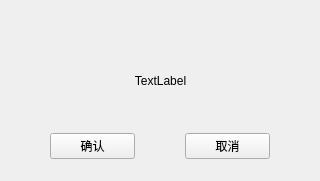
<?xml version="1.0" encoding="UTF-8"?>
<ui version="4.0">
 <class>InformMsgbox</class>
 <widget class="QWidget" name="InformMsgbox">
  <property name="geometry">
   <rect>
    <x>0</x>
    <y>0</y>
    <width>320</width>
    <height>181</height>
   </rect>
  </property>
  <property name="windowTitle">
   <string>Form</string>
  </property>
  <layout class="QVBoxLayout" name="verticalLayout_2">
   <property name="spacing">
    <number>0</number>
   </property>
   <property name="leftMargin">
    <number>0</number>
   </property>
   <property name="topMargin">
    <number>0</number>
   </property>
   <property name="rightMargin">
    <number>0</number>
   </property>
   <property name="bottomMargin">
    <number>0</number>
   </property>
   <item>
    <layout class="QVBoxLayout" name="verticalLayout" stretch="60,26,34,30,20">
     <item>
      <spacer name="verticalSpacer">
       <property name="orientation">
        <enum>Qt::Vertical</enum>
       </property>
       <property name="sizeHint" stdset="0">
        <size>
         <width>20</width>
         <height>18</height>
        </size>
       </property>
      </spacer>
     </item>
     <item>
      <layout class="QHBoxLayout" name="horizontalLayout" stretch="90,141,89">
       <item>
        <spacer name="horizontalSpacer">
         <property name="orientation">
          <enum>Qt::Horizontal</enum>
         </property>
         <property name="sizeHint" stdset="0">
          <size>
           <width>40</width>
           <height>20</height>
          </size>
         </property>
        </spacer>
       </item>
       <item>
        <widget class="QLabel" name="content_label">
         <property name="text">
          <string>TextLabel</string>
         </property>
         <property name="alignment">
          <set>Qt::AlignCenter</set>
         </property>
        </widget>
       </item>
       <item>
        <spacer name="horizontalSpacer_2">
         <property name="orientation">
          <enum>Qt::Horizontal</enum>
         </property>
         <property name="sizeHint" stdset="0">
          <size>
           <width>40</width>
           <height>20</height>
          </size>
         </property>
        </spacer>
       </item>
      </layout>
     </item>
     <item>
      <spacer name="verticalSpacer_2">
       <property name="orientation">
        <enum>Qt::Vertical</enum>
       </property>
       <property name="sizeHint" stdset="0">
        <size>
         <width>20</width>
         <height>18</height>
        </size>
       </property>
      </spacer>
     </item>
     <item>
      <layout class="QHBoxLayout" name="horizontalLayout_2" stretch="0,0,0,0,0">
       <item>
        <spacer name="horizontalSpacer_3">
         <property name="orientation">
          <enum>Qt::Horizontal</enum>
         </property>
         <property name="sizeHint" stdset="0">
          <size>
           <width>40</width>
           <height>20</height>
          </size>
         </property>
        </spacer>
       </item>
       <item>
        <widget class="QPushButton" name="confirm_btn">
         <property name="minimumSize">
          <size>
           <width>85</width>
           <height>0</height>
          </size>
         </property>
         <property name="maximumSize">
          <size>
           <width>85</width>
           <height>16777215</height>
          </size>
         </property>
         <property name="text">
          <string>确认</string>
         </property>
        </widget>
       </item>
       <item>
        <spacer name="betweenBtnSpacer">
         <property name="orientation">
          <enum>Qt::Horizontal</enum>
         </property>
         <property name="sizeHint" stdset="0">
          <size>
           <width>40</width>
           <height>20</height>
          </size>
         </property>
        </spacer>
       </item>
       <item>
        <widget class="QPushButton" name="cancel_btn">
         <property name="minimumSize">
          <size>
           <width>85</width>
           <height>0</height>
          </size>
         </property>
         <property name="maximumSize">
          <size>
           <width>85</width>
           <height>16777215</height>
          </size>
         </property>
         <property name="text">
          <string>取消</string>
         </property>
        </widget>
       </item>
       <item>
        <spacer name="horizontalSpacer_4">
         <property name="orientation">
          <enum>Qt::Horizontal</enum>
         </property>
         <property name="sizeHint" stdset="0">
          <size>
           <width>40</width>
           <height>20</height>
          </size>
         </property>
        </spacer>
       </item>
      </layout>
     </item>
     <item>
      <spacer name="verticalSpacer_3">
       <property name="orientation">
        <enum>Qt::Vertical</enum>
       </property>
       <property name="sizeHint" stdset="0">
        <size>
         <width>20</width>
         <height>18</height>
        </size>
       </property>
      </spacer>
     </item>
    </layout>
   </item>
  </layout>
 </widget>
 <resources/>
 <connections/>
</ui>
